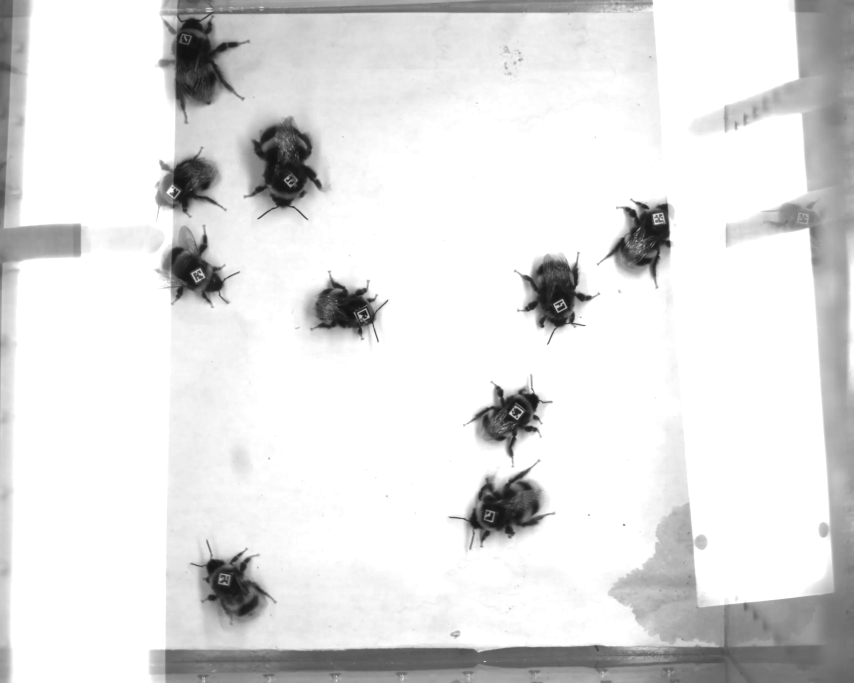
#> input picture frame 0 of 5s.mp4, 2560 x 2048 px, given in place of 25s.mp4, which was not available (shown at 1/3 size)
$ python trackVideo.py   (older library calls are emulated)
#> lines starting #> are read from the running program, lines starting #| are printed output that depends on the picture; after the words box and inside, x2 and y2 are one past the last pixel; in counts of white or black regions, pixels touching at a corner belong together; pictures that were not available may be replaced by others from this repository, and a replacement may not be noted
### locateCode.py
import numpy as np
import cv2
from scipy import signal
import warnings
from skimage import measure
from sklearn.cluster import KMeans
import cmath
import os
from tool import point2line, direction_vector, line_intersection, fit_square
import operator
from code25 import checkOrs25
from tool import code_match


# [4 lines of commented-out code are left out]


def locate_code(im, **info):
    tag_length = 5
    config = {'vis': 1, 'colMode': 0, 'sizeThresh': [500, 3000], 'threshMode': 0, 'bradleyFilterSize': 15,
              'bradleyThreshold': 3, 'thresh': None, 'robustTrack': 0, 'tagList': []}
    for x in config:
        if info.get(x) is not None:
            config[x] = info.get(x)
    vis, colMode, sizeThresh, threshMode, smP, brT, thresh, trackMode, validTagList = config['vis'], \
                                                                                      config['colMode'], config[
                                                                                          'sizeThresh'], config[
                                                                                          'threshMode'], \
                                                                                      config['bradleyFilterSize'], \
                                                                                      config['bradleyThreshold'], \
                                                                                      config['thresh'], config[
                                                                                          'robustTrack'], config[
                                                                                          'tagList']
    if len(im.shape) > 2:
        gray = cv2.cvtColor(im, cv2.COLOR_BGR2GRAY)
    else:
        gray = im
    if thresh is not None:
        _, BW = cv2.threshold(gray, thresh, 1, cv2.THRESH_BINARY)
    else:
        if threshMode == 0:
            BW = cv2.adaptiveThreshold(gray, 1, cv2.ADAPTIVE_THRESH_MEAN_C, cv2.THRESH_BINARY, smP, brT)
        elif threshMode == 1:
            BW = cv2.adaptiveThreshold(gray, 1, cv2.ADAPTIVE_THRESH_GAUSSIAN_C, cv2.THRESH_BINARY, smP, brT)
        elif threshMode == 2:
            ret, BW = cv2.threshold(gray, 0, 1, cv2.THRESH_BINARY + cv2.THRESH_OTSU)
            # print(np.mean(BW))
            # print(ret/255)
        elif threshMode == 3:
            blur = cv2.medianBlur(gray, 5)
            _, BW = cv2.threshold(blur, thresh, 1, cv2.THRESH_BINARY)
        else:
            print('threshMode不能为', threshMode)
            return
    label, num = measure.label(BW, return_num=True, connectivity=2)
    properties = measure.regionprops(label)
    bbox, image = [], []
    for propertie in properties:
        if propertie.area in range(sizeThresh[0], sizeThresh[1]):
            bbox.append(propertie.bbox)
            image.append(propertie.image)
    if len(bbox) == 0:
        print('No sufficiently large what regions detected - try changing threshMode for binary '
              'image or tag size (sizeThresh)')
        return [], [], []
    corners = []
    unrecognized_corners = []
    for i in range(len(bbox)):
        # print(bbox[i])
        # cv2.rectangle(im, (bbox[i][1], bbox[i][0]), (bbox[i][3], bbox[i][2]), (0, 0, 255), 2)
        try:
            isq, corner = fitquad(bbox[i], np.array(image[i], np.uint8))
        except Exception:
            continue
        if isq:
            corners.append(corner)
    if len(corners) == 0:
        print('No potentially valid tag regions found')
        return [], [], []
    a = np.array([5.5 / 7, 4.5 / 7, 3.5 / 7, 2.5 / 7, 1.5 / 7])
    x, y = np.meshgrid(a, a)
    trans = np.vstack((y.ravel(), x.ravel())).transpose()[:, None]
    # print(np.vstack((y.ravel(), x.ravel())).transpose())
    SrcPointsA = np.array([[0, 0], [1, 0], [1, 1], [0, 1]], np.float32)
    PerspectiveImg = []
    for i in range(len(corners)):
        PerspectiveMatrix = cv2.getPerspectiveTransform(SrcPointsA, np.array(corners[i][:, ::-1], np.float32))
        PerspectiveImg.append(np.round(np.squeeze(cv2.perspectiveTransform(trans, PerspectiveMatrix))))
    orientations = []
    numbers = []
    values = []
    tag_center = []
    for i in range(len(PerspectiveImg)):
        try:
            # value = BW[np.array(PerspectiveImg[i][:, 1], int), np.array(PerspectiveImg[i][:, 0], int)]
            value = np.zeros(PerspectiveImg[i].shape[0])
            for j in range(PerspectiveImg[i].shape[0]):
                y, x = np.array(PerspectiveImg[i][j]+0.5, int)
                # value[j] = int(np.round(BW[x, y]))
                value[j] = int(np.round(np.mean(BW[x-1:x+2, y-1:y+2])))
            values.append(value)
        except Exception:
            corners.pop(len(corners)-len(PerspectiveImg)+i)
            continue
    if trackMode == 0:
        for i in range(len(corners))[::-1]:
            code = np.reshape(values[i], (tag_length, tag_length))
            # print(code)
            code = code[:, ::-1]
            pass_bin, number, _, orientation, _ = checkOrs25(code)
            if pass_bin:
                if len(validTagList):
                    if number not in validTagList:
                        unrecognized_corners.append(corners[i])
                        corners.pop(i)
                        continue
                numbers.append(number)
                center_coordinate = np.mean(corners[i], axis=0)
                tag_center.append(center_coordinate)
                orientation_coordinate = np.mean(corners[i][[orientation % 4, (orientation + 1) % 4]], axis=0)
                orientation_coordinate = orientation_coordinate - center_coordinate
                orientation_polar = cmath.polar(orientation_coordinate[0] + orientation_coordinate[1]*1j)
                orientations.append(orientation_polar[1])
            else:
                unrecognized_corners.append(corners[i])
                corners.pop(i)
    elif trackMode == 1:
        if len(validTagList) == 0:
            print('使用此方法，validTagList不能为空')
            exit()
        for i in range(len(corners))[::-1]:
            code = np.reshape(values[i], (tag_length, tag_length))
            code = code[:, ::-1]
            pass_bin, number, orientation = code_match(code, validTagList)
            if pass_bin >= 25 / 25:
                numbers.append(number)
                center_coordinate = np.mean(corners[i], axis=0)
                tag_center.append(center_coordinate)
                orientation_coordinate = np.mean(corners[i][[orientation % 4, (orientation + 1) % 4]], axis=0)
                orientation_coordinate = orientation_coordinate - center_coordinate
                orientation_polar = cmath.polar(orientation_coordinate[0] + orientation_coordinate[1] * 1j)
                orientations.append(orientation_polar[1])
            else:
                corners.pop(i)

    # [14 lines of commented-out code are left out]
    return numbers, orientations, corners, tag_center, unrecognized_corners


def fitquad(bbox, mask):
    isQuad = False
    corner = np.zeros((4, 2))
    cls = 4
    # [5 lines of commented-out code are left out]
    contours, hierarchy = cv2.findContours(mask.transpose(), cv2.RETR_EXTERNAL, cv2.CHAIN_APPROX_NONE)
    contour = np.squeeze(contours[0])
    # print(contour.shape)
    # print(contour)
    kernelSize = np.floor(np.min(mask.shape) / 3).astype(np.int32)
    kernel = np.convolve(np.array([-1, 0, 1], np.float32) / 2,
                         np.squeeze(cv2.getGaussianKernel(kernelSize, kernelSize / 6)))[:, None]
    # print(kernel)
    gradients = signal.convolve2d(contour, kernel, boundary='wrap', mode='same')  # 高斯第一平滑导数
    # [5 lines of commented-out code are left out]
    kmean = KMeans(n_clusters=cls, random_state=0).fit(gradients)
    label = kmean.labels_
    points = []
    for i in range(cls):
        points.append(contour[label == i])
    points_length = [points[i].shape[0] for i in range(cls)]
    if min(points_length) < max(points_length) / 4.0:
        return isQuad, corner
    line = np.zeros((cls, 2))
    rcond = np.finfo(np.float32).eps
    warnings.simplefilter('ignore', np.RankWarning)
    for i in range(cls):
        if len(points[i]) < 3:
            return isQuad, corner
        line[i] = np.polyfit(points[i][:, 0]+rcond, points[i][:, 1]+rcond, deg=1)
    # print(line)
    maxIter = 160
    step = 0
    isConverged = False
    isDegenerate = False
    minPtsPrClstr = gradients.shape[0] / 4 * 0.25
    while step < maxIter and not isConverged and not isDegenerate:
        distances = []
        for i in range(cls):
            distances.append(point2line(contour, line[i]))
        distances = np.vstack(distances)
        # print(distances.shape)
        minind = np.argsort(distances, axis=0)[0]
        new_points = []
        for i in range(cls):
            new_points.append(contour[minind == i])
            if new_points[i].shape[0] < minPtsPrClstr:
                isDegenerate = True
        # print(label)
        # print(minind)
        isConverged = all(operator.eq(label, minind))
        # print(isConverged)
        if not isConverged:
            points = new_points
            label = minind
            for i in range(cls):
                line[i] = np.polyfit(points[i][:, 0]+rcond, points[i][:, 1]+rcond, deg=1)
        step += 1
    if not isConverged or isDegenerate:
        return isQuad, corner+bbox[0:2]
    vector = direction_vector(line)
    product = np.sum(vector[0] * vector[1:4], axis=1)
    ind = np.argsort(product)
    product = product[ind]
    if product[2] < 0.9 or abs(product[0]) > 0.15 or abs(product[1]) > 0.15:
        return isQuad, corner+bbox[0:2]
    corner[0] = line_intersection(line[0], line[ind[0] + 1])
    corner[1] = line_intersection(line[ind[0] + 1], line[ind[2] + 1])
    corner[2] = line_intersection(line[ind[1] + 1], line[ind[2] + 1])
    corner[3] = line_intersection(line[0], line[ind[1] + 1])
    # print(corner)
    midToCorner = corner - (np.array(mask.shape)) / 2
    r = np.zeros(cls)
    theta = np.zeros(cls)
    for i in range(cls):
        [a, b] = cv2.cartToPolar(midToCorner[i, 0], midToCorner[i, 1], angleInDegrees=False)
        r[i] = a[0]
        theta[i] = b[0] if b[0] < 3.1415 else b[0] - 3.1415 * 2
    if any(r > np.sqrt(sum(np.array(mask.shape) ** 2)) / 2 * 1.1):
        return isQuad, corner+bbox[0:2]
    ind = np.argsort(theta)
    corner = corner[ind]
    corner = corner + bbox[0:2]
    isQuad = True
    return isQuad, corner


# [20 lines that do not run on import are left out]

### tool.py
import numpy as np
import cv2
from scipy import signal
from sklearn.cluster import KMeans
import warnings
import math
from code25 import number_to_code


# [68 lines left out: function fit_square, not called in this run]


def point2line(point, line):
    distance = np.abs(line[0]*point[:, 0]-point[:, 1]+line[1])/np.sqrt(line[0]**2+1)
    return distance


def direction_vector(line):
    x = line[:, 0]/np.sqrt(line[:, 0]**2+1)
    y = 1/np.sqrt(line[:, 0]**2+1)
    return np.vstack((x, y)).transpose()


def line_intersection(line1, line2):
    x = (line2[1]-line1[1])/(line1[0]-line2[0])
    y = (line1[0]*line2[1]-line1[1]*line2[0])/(line1[0]-line2[0])
    return np.array([x, y])


# [18 lines left out: functions polygon_iou, code_match, not called in this run]


# [4 lines that do not run on import are left out]

### code25.py
import numpy as np


def check_code25(imc):
    im = imc[0:3, :]
    check = imc[3, :]
    check2 = imc[4, :]
    tmp = np.ones(6)
    pas = 0
    for i in range(3):
        if np.sum(im[i]) % 2 == check[i]:
            tmp[i] = 0
        else:
            tmp[i] = 1
            return pas
    if np.sum(im[:, 0:3]) % 2 == check[3]:
        tmp[3] = 0
    else:
        tmp[3] = 1
        return pas
    if np.sum(im[:, 3:5]) % 2 == check[4]:
        tmp[4] = 0
    else:
        tmp[4] = 1
        return pas
    if all(check[::-1] == check2):
        tmp[5] = 0
    else:
        tmp[5] = 1
        return pas
    if np.sum(tmp) > 0.5:
        pas = 0
    else:
        pas = 1
    return pas


def checkOrs25(imc):
    check = np.ones(4)
    codes = np.zeros((4, 25))
    pass_bin = False
    number = 0
    codesFinal = np.zeros(25)
    orientation = -1
    for i in range(1, 5):
        imcr = np.rot90(imc, i)
        check[i-1] = check_code25(imcr)
        codes[i-1] = np.reshape(imcr, (1, 25))
    if sum(check) == 1:
        pass_bin = True
    else:
        pass_bin = False
        return pass_bin, number, codesFinal, orientation, codes
    orientation = np.where(check == 1)[0][0]
    codesFinal = codes[orientation]
    number = [str(i) for i in np.array(codesFinal[0:15], int)]
    number = ''.join(number)
    number = int(number, 2)
    return pass_bin, number, codesFinal, orientation, codes


# [15 lines left out: function number_to_code, not called in this run]


# [11 lines that do not run on import are left out]

### trackVideo.py
from locateCode import locate_code
import cv2
import numpy as np
from collections import defaultdict


def track_video(video, start_time, end_time, step, tag_list=[]):
#> called with start_time = 0, end_time = 25, step = 30
    det_info = defaultdict(list)
    all_number = []
    fps = video.get(cv2.CAP_PROP_FPS)
    n_frames = video.get(cv2.CAP_PROP_FRAME_COUNT)
    for i in range(int(start_time*fps), int(end_time*fps), int(step)):
        print(i)
        det_info['det_frame'].append(i)
        video.set(cv2.CAP_PROP_POS_FRAMES, i)
        success, frame = video.read()
        number, orientation, _, tag_center = locate_code(frame, threshMode=0, bradleyFilterSize=15,
                                                         bradleyThresh=3, tagList=tag_list)
        det_info['tag_label'].append(number)
        all_number.extend(number)
        det_info['orientation'].append(orientation)
        det_info['tag_center'].append(tag_center)
#> this loop made 1 pass
#> num in locate_code on pass 1: 470
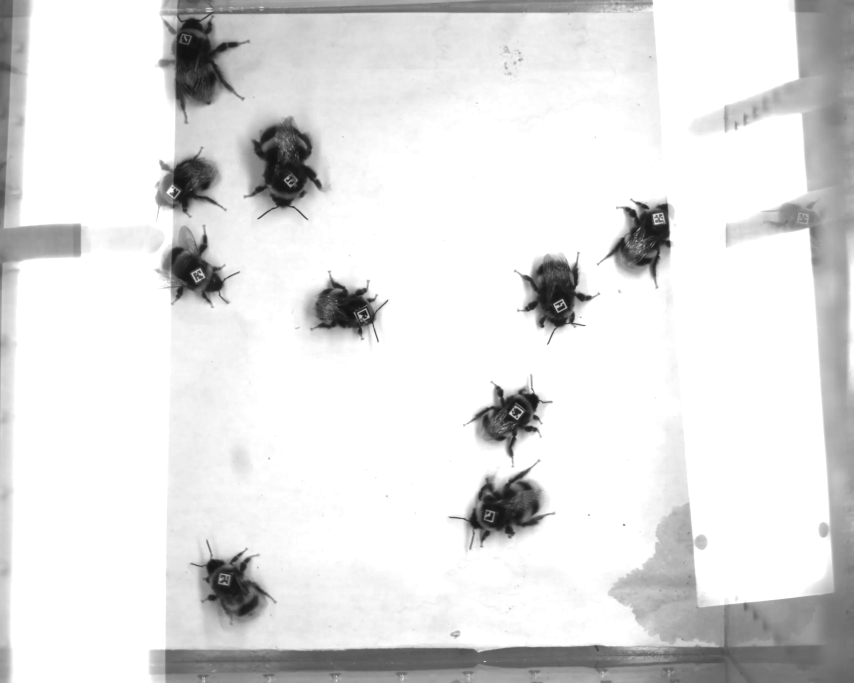
#> input picture frame 0 of 5s.mp4, 2560 x 2048 px, given in place of 25s.mp4, which was not available (shown at 1/3 size)
#> pass 1, in locate_code, `BW = cv2.adaptiveThreshold(gray, 1, cv2.ADAPTIVE_THRESH_MEAN_C, cv2.TH..`:
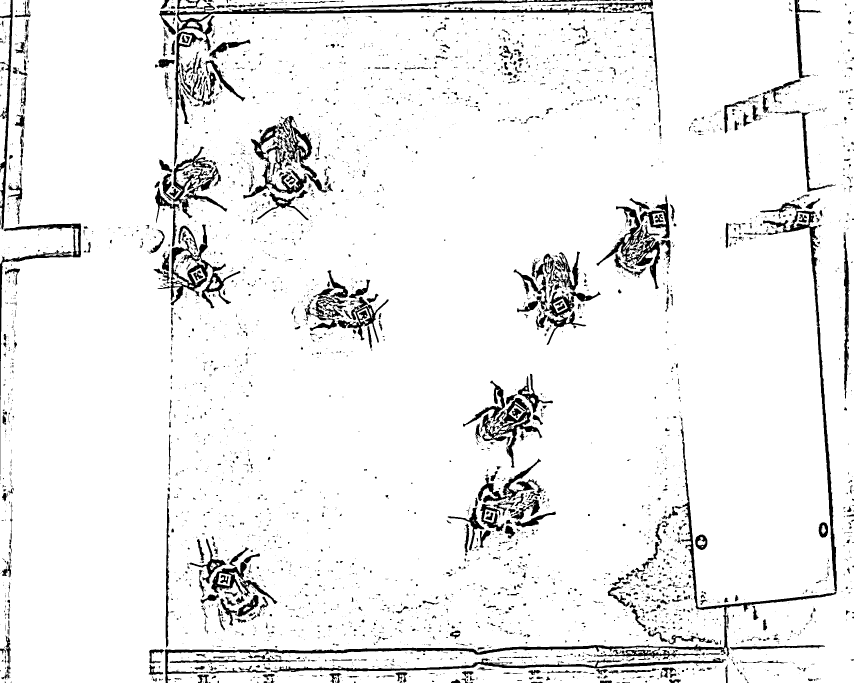
#> BW: shape (2048, 2560) (shown at 1/3 size); values 0 (black) and 1 (white), 93.3% white; 4744 black regions (3660 under 20 px), largest, box (x1, y1, x2, y2) and area: (522, 0, 1805, 499) 24655, (494, 1325, 2510, 2048) 23322, (730, 347, 983, 596) 13471
#> pass 1, in locate_code, `label, num = measure.label(BW, return_num=True, connectivity=2)`:
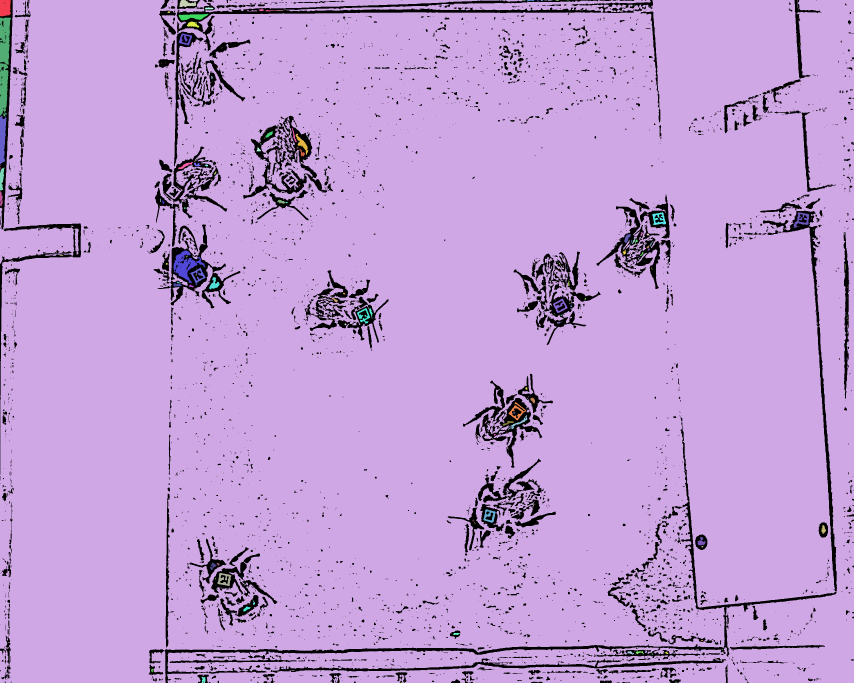
#> label: shape (2048, 2560) int64 (shown at 1/3 size); 471 distinct labels, from 0 to 470; one colour per label, 0 black
#> frame is the input picture: shape (2048, 2560, 3); min 17, max 255, mean 224.6
#> after the loop, all_number = []
    if len(tag_list) == 0:
        tag_list = list(set(all_number))
    video.release()
    return det_info, tag_list


if __name__ == '__main__':
    video_name = '25s.mp4'
    video = cv2.VideoCapture(video_name)
    step = video.get(cv2.CAP_PROP_FPS)
#> (the run stopped early here; a loop or call above may not have finished)
